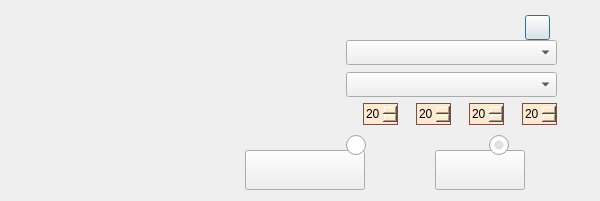
<?xml version="1.0" encoding="UTF-8"?>
<ui version="4.0">
 <class>PrintClass</class>
 <widget class="QDialog" name="PrintClass">
  <property name="geometry">
   <rect>
    <x>0</x>
    <y>0</y>
    <width>600</width>
    <height>201</height>
   </rect>
  </property>
  <property name="windowTitle">
   <string>打印</string>
  </property>
  <property name="windowIcon">
   <iconset resource="Notepad.qrc">
    <normaloff>:/icon/mainicon/picture_notepad/icon/icon_main_mainwindow.png</normaloff>:/icon/mainicon/picture_notepad/icon/icon_main_mainwindow.png</iconset>
  </property>
  <property name="windowOpacity">
   <double>5.000000000000000</double>
  </property>
  <widget class="QPushButton" name="pushButton_close_window">
   <property name="geometry">
    <rect>
     <x>525</x>
     <y>15</y>
     <width>25</width>
     <height>25</height>
    </rect>
   </property>
   <property name="styleSheet">
    <string notr="true">border-image: url(:/icon/manage/picture_notepad/icon/window_close.png);</string>
   </property>
   <property name="text">
    <string/>
   </property>
  </widget>
  <widget class="QPushButton" name="pushButton_close_dialog">
   <property name="geometry">
    <rect>
     <x>435</x>
     <y>150</y>
     <width>90</width>
     <height>40</height>
    </rect>
   </property>
   <property name="styleSheet">
    <string notr="true">border-image: url(:/picture_notepad/dialogicon/picture_notepad/icon/dialog_code_exit_normal.png);
border-image: url(:/picture_notepad/dialogicon/picture_notepad/icon/dialog_code_exit_pressed.png);</string>
   </property>
   <property name="text">
    <string/>
   </property>
  </widget>
  <widget class="QPushButton" name="pushButton_accept_dialog">
   <property name="geometry">
    <rect>
     <x>245</x>
     <y>150</y>
     <width>120</width>
     <height>40</height>
    </rect>
   </property>
   <property name="styleSheet">
    <string notr="true">border-image: url(:/picture_notepad/dialogicon/picture_notepad/icon/dialog_code_accept_normal.png);
border-image: url(:/picture_notepad/dialogicon/picture_notepad/icon/dialog_code_accept_pressed.png);</string>
   </property>
   <property name="text">
    <string/>
   </property>
  </widget>
  <widget class="QComboBox" name="comboBox_printer">
   <property name="geometry">
    <rect>
     <x>346</x>
     <y>40</y>
     <width>211</width>
     <height>25</height>
    </rect>
   </property>
   <property name="contextMenuPolicy">
    <enum>Qt::NoContextMenu</enum>
   </property>
   <property name="autoFillBackground">
    <bool>false</bool>
   </property>
   <property name="styleSheet">
    <string notr="true"/>
   </property>
   <property name="editable">
    <bool>false</bool>
   </property>
   <property name="currentText">
    <string/>
   </property>
   <property name="maxVisibleItems">
    <number>7</number>
   </property>
   <property name="maxCount">
    <number>2147483646</number>
   </property>
   <property name="insertPolicy">
    <enum>QComboBox::InsertAtBottom</enum>
   </property>
  </widget>
  <widget class="QComboBox" name="comboBox_size">
   <property name="geometry">
    <rect>
     <x>346</x>
     <y>72</y>
     <width>211</width>
     <height>25</height>
    </rect>
   </property>
   <property name="contextMenuPolicy">
    <enum>Qt::NoContextMenu</enum>
   </property>
   <property name="autoFillBackground">
    <bool>false</bool>
   </property>
   <property name="styleSheet">
    <string notr="true"/>
   </property>
   <property name="editable">
    <bool>false</bool>
   </property>
   <property name="currentText">
    <string/>
   </property>
   <property name="maxVisibleItems">
    <number>7</number>
   </property>
   <property name="maxCount">
    <number>2147483646</number>
   </property>
   <property name="insertPolicy">
    <enum>QComboBox::InsertAtBottom</enum>
   </property>
  </widget>
  <widget class="QSpinBox" name="spinBox_up">
   <property name="geometry">
    <rect>
     <x>363</x>
     <y>103</y>
     <width>35</width>
     <height>22</height>
    </rect>
   </property>
   <property name="contextMenuPolicy">
    <enum>Qt::NoContextMenu</enum>
   </property>
   <property name="styleSheet">
    <string notr="true">/*按钮未按下*/
QSpinBox::up-button
{
    image: url(:/picture_notepad/spinbox/picture_notepad/spinbox_style/up_button.png);     
    background: #FDEAD3;
}
QSpinBox::down-button
{
    image: url(:/picture_notepad/spinbox/picture_notepad/spinbox_style/down_button.png); 
    background: #FDEAD3;
}
/*按钮按下*/
QSpinBox::up-button:pressed
{
    image: url(:/picture_notepad/spinbox/picture_notepad/spinbox_style/up_button.png);   
    background: #FDEAD3;     
}
QSpinBox::down-button:pressed
{
    image: url(:/picture_notepad/spinbox/picture_notepad/spinbox_style/down_button.png); 
    background: #FDEAD3;
}
/*总体设置*/
QSpinBox
{
    border: 1px solid #804C47;
    background: #FDEAD3;
}</string>
   </property>
   <property name="maximum">
    <number>1000</number>
   </property>
   <property name="value">
    <number>20</number>
   </property>
  </widget>
  <widget class="QSpinBox" name="spinBox_down">
   <property name="geometry">
    <rect>
     <x>416</x>
     <y>103</y>
     <width>35</width>
     <height>22</height>
    </rect>
   </property>
   <property name="contextMenuPolicy">
    <enum>Qt::NoContextMenu</enum>
   </property>
   <property name="styleSheet">
    <string notr="true">/*按钮未按下*/
QSpinBox::up-button
{
    image: url(:/picture_notepad/spinbox/picture_notepad/spinbox_style/up_button.png);     
    background: #FDEAD3;
}
QSpinBox::down-button
{
    image: url(:/picture_notepad/spinbox/picture_notepad/spinbox_style/down_button.png); 
    background: #FDEAD3;
}
/*按钮按下*/
QSpinBox::up-button:pressed
{
    image: url(:/picture_notepad/spinbox/picture_notepad/spinbox_style/up_button.png);   
    background: #FDEAD3;     
}
QSpinBox::down-button:pressed
{
    image: url(:/picture_notepad/spinbox/picture_notepad/spinbox_style/down_button.png); 
    background: #FDEAD3;
}
/*总体设置*/
QSpinBox
{
    border: 1px solid #804C47;
    background: #FDEAD3;
}</string>
   </property>
   <property name="maximum">
    <number>1000</number>
   </property>
   <property name="value">
    <number>20</number>
   </property>
  </widget>
  <widget class="QSpinBox" name="spinBox_left">
   <property name="geometry">
    <rect>
     <x>469</x>
     <y>103</y>
     <width>35</width>
     <height>22</height>
    </rect>
   </property>
   <property name="contextMenuPolicy">
    <enum>Qt::NoContextMenu</enum>
   </property>
   <property name="styleSheet">
    <string notr="true">/*按钮未按下*/
QSpinBox::up-button
{
    image: url(:/picture_notepad/spinbox/picture_notepad/spinbox_style/up_button.png);     
    background: #FDEAD3;
}
QSpinBox::down-button
{
    image: url(:/picture_notepad/spinbox/picture_notepad/spinbox_style/down_button.png); 
    background: #FDEAD3;
}
/*按钮按下*/
QSpinBox::up-button:pressed
{
    image: url(:/picture_notepad/spinbox/picture_notepad/spinbox_style/up_button.png);   
    background: #FDEAD3;     
}
QSpinBox::down-button:pressed
{
    image: url(:/picture_notepad/spinbox/picture_notepad/spinbox_style/down_button.png); 
    background: #FDEAD3;
}
/*总体设置*/
QSpinBox
{
    border: 1px solid #804C47;
    background: #FDEAD3;
}</string>
   </property>
   <property name="maximum">
    <number>1000</number>
   </property>
   <property name="value">
    <number>20</number>
   </property>
  </widget>
  <widget class="QSpinBox" name="spinBox_right">
   <property name="geometry">
    <rect>
     <x>522</x>
     <y>103</y>
     <width>35</width>
     <height>22</height>
    </rect>
   </property>
   <property name="contextMenuPolicy">
    <enum>Qt::NoContextMenu</enum>
   </property>
   <property name="styleSheet">
    <string notr="true">/*按钮未按下*/
QSpinBox::up-button
{
    image: url(:/picture_notepad/spinbox/picture_notepad/spinbox_style/up_button.png);     
    background: #FDEAD3;
}
QSpinBox::down-button
{
    image: url(:/picture_notepad/spinbox/picture_notepad/spinbox_style/down_button.png); 
    background: #FDEAD3;
}
/*按钮按下*/
QSpinBox::up-button:pressed
{
    image: url(:/picture_notepad/spinbox/picture_notepad/spinbox_style/up_button.png);   
    background: #FDEAD3;     
}
QSpinBox::down-button:pressed
{
    image: url(:/picture_notepad/spinbox/picture_notepad/spinbox_style/down_button.png); 
    background: #FDEAD3;
}
/*总体设置*/
QSpinBox
{
    border: 1px solid #804C47;
    background: #FDEAD3;
}</string>
   </property>
   <property name="maximum">
    <number>1000</number>
   </property>
   <property name="value">
    <number>20</number>
   </property>
  </widget>
  <widget class="QRadioButton" name="radioButton_1">
   <property name="geometry">
    <rect>
     <x>346</x>
     <y>134</y>
     <width>25</width>
     <height>22</height>
    </rect>
   </property>
   <property name="styleSheet">
    <string notr="true">QRadioButton{spacing: 5px;color: white;}
QRadioButton::indicator {width: 20px;height: 20px;}
QRadioButton::indicator:enabled:unchecked {image: url(:/picture_notepad/checkbox/picture_notepad/checkbox_style/checkbox_off.png);}
QRadioButton::indicator:enabled:unchecked:hover  {image: url(:/picture_notepad/checkbox/picture_notepad/checkbox_style/checkbox_off.png);}
QRadioButton::indicator:enabled:unchecked:pressed {image: url(:/picture_notepad/checkbox/picture_notepad/checkbox_style/checkbox_off.png);}
QRadioButton::indicator:enabled:checked {image: url(:/picture_notepad/checkbox/picture_notepad/checkbox_style/checkbox_on.png);}
QRadioButton::indicator:enabled:checked:hover {image: url(:/picture_notepad/checkbox/picture_notepad/checkbox_style/checkbox_on.png);}
QRadioButton::indicator:enabled:checked:pressed {image: url(:/picture_notepad/checkbox/picture_notepad/checkbox_style/checkbox_on.png);}</string>
   </property>
   <property name="text">
    <string/>
   </property>
  </widget>
  <widget class="QRadioButton" name="radioButton_2">
   <property name="geometry">
    <rect>
     <x>489</x>
     <y>134</y>
     <width>25</width>
     <height>22</height>
    </rect>
   </property>
   <property name="styleSheet">
    <string notr="true">QRadioButton{spacing: 5px;color: white;}
QRadioButton::indicator {width: 20px;height: 20px;}
QRadioButton::indicator:enabled:unchecked {image: url(:/picture_notepad/checkbox/picture_notepad/checkbox_style/checkbox_off.png);}
QRadioButton::indicator:enabled:unchecked:hover  {image: url(:/picture_notepad/checkbox/picture_notepad/checkbox_style/checkbox_off.png);}
QRadioButton::indicator:enabled:unchecked:pressed {image: url(:/picture_notepad/checkbox/picture_notepad/checkbox_style/checkbox_off.png);}
QRadioButton::indicator:enabled:checked {image: url(:/picture_notepad/checkbox/picture_notepad/checkbox_style/checkbox_on.png);}
QRadioButton::indicator:enabled:checked:hover {image: url(:/picture_notepad/checkbox/picture_notepad/checkbox_style/checkbox_on.png);}
QRadioButton::indicator:enabled:checked:pressed {image: url(:/picture_notepad/checkbox/picture_notepad/checkbox_style/checkbox_on.png);}</string>
   </property>
   <property name="text">
    <string/>
   </property>
   <property name="checked">
    <bool>true</bool>
   </property>
  </widget>
  <widget class="QLabel" name="label_pixmap_background">
   <property name="geometry">
    <rect>
     <x>0</x>
     <y>0</y>
     <width>600</width>
     <height>200</height>
    </rect>
   </property>
   <property name="text">
    <string/>
   </property>
  </widget>
  <widget class="QLabel" name="label_pixmap_chara">
   <property name="geometry">
    <rect>
     <x>0</x>
     <y>0</y>
     <width>200</width>
     <height>200</height>
    </rect>
   </property>
   <property name="text">
    <string/>
   </property>
  </widget>
  <widget class="QLabel" name="label_pixmap_information">
   <property name="geometry">
    <rect>
     <x>200</x>
     <y>0</y>
     <width>400</width>
     <height>200</height>
    </rect>
   </property>
   <property name="text">
    <string/>
   </property>
  </widget>
  <widget class="QLabel" name="label_pixmap_margin">
   <property name="geometry">
    <rect>
     <x>0</x>
     <y>0</y>
     <width>600</width>
     <height>200</height>
    </rect>
   </property>
   <property name="text">
    <string/>
   </property>
  </widget>
  <zorder>label_pixmap_background</zorder>
  <zorder>label_pixmap_chara</zorder>
  <zorder>label_pixmap_information</zorder>
  <zorder>label_pixmap_margin</zorder>
  <zorder>pushButton_close_window</zorder>
  <zorder>pushButton_close_dialog</zorder>
  <zorder>pushButton_accept_dialog</zorder>
  <zorder>comboBox_printer</zorder>
  <zorder>comboBox_size</zorder>
  <zorder>spinBox_up</zorder>
  <zorder>spinBox_down</zorder>
  <zorder>spinBox_left</zorder>
  <zorder>spinBox_right</zorder>
  <zorder>radioButton_1</zorder>
  <zorder>radioButton_2</zorder>
 </widget>
 <resources>
  <include location="Notepad.qrc"/>
 </resources>
 <connections/>
</ui>
